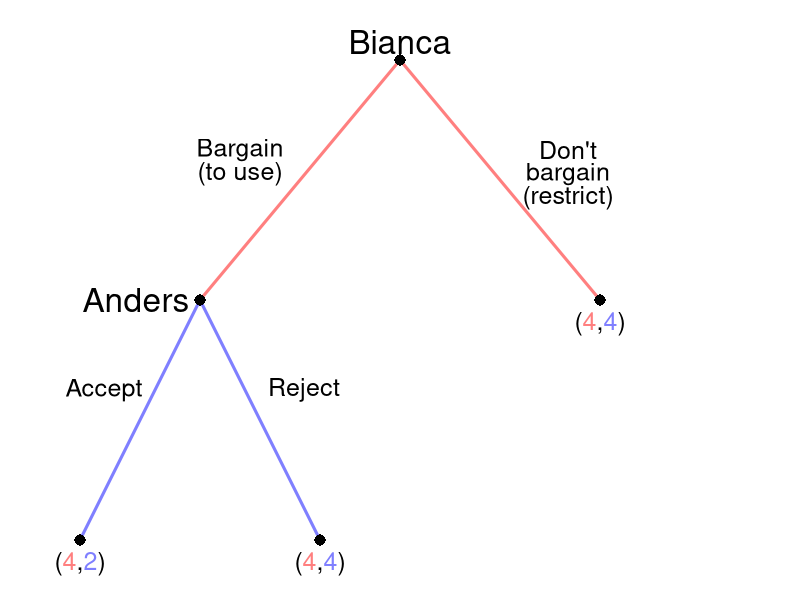

Reproduce this figure in R.
require(shape)
pdf(file = "what_can_markets_do/sequential_coase_restricted.pdf", width = 9, height = 7)

#Set parameters for graphics
axislabelsize <- 1.5
labelsize <- 2
actionlabelsize <- 1.5
graphlinewidth <- 3
segmentlinewidth <- 2
nodesize <- 1.5
fadelevel <- 1

COL <- c("#7fc97f", "#beaed4", "#fdc086", "#ffff99", "#386cb0", "#f0027f", "#bf5b17", "#666666")
COLA <- c("#99d8c9","#66c2a4","#41ae76", "#238b45", "#005824")
COLB <- c("#4eb3d3", "#2b8cbe", "#0868ac","#084081")

par(mar =  c(0, 0, 0, 0))

xlims <- c(0, 10)
ylims <- c(0, 10)

npts <- 501 
x <- seq(xlims[1], xlims[2], length.out = npts)
y <- seq(ylims[1], ylims[2], length.out = npts) 

plot(0, 0, xlim = xlims, ylim = ylims, type = "n",
     xlab = expression(paste("")),
     ylab = expression(paste("")), 
     xaxt = "n", 
     yaxt = "n", 
     cex.lab = axislabelsize, 
     bty = "n",
     xaxs="i", 
     yaxs="i")

ticksy <- seq(from = 0, to = ylims[2], by = 2)
ylabels <- seq(from = 0, to = ylims[2], by = 2)
ticksx <- seq(from = 0, to = xlims[2], by = 2)
xlabels <- seq(from = 0, to = xlims[2], by = 2)

#segments(5, 9, 2.5, 5, lty = 1, col = rgb(0, 0, 1, 0.5), lwd = graphlinewidth)
#Plant late
segments(5, 9, 7.5, 5, lty = 1, col = rgb(1, 0, 0, 0.5), lwd = graphlinewidth)

#Branches for Bianca
#From Anders planting early
#Bianca plants early
#Arrows(2.5, 5, 1, 1, col = rgb(1, 0, 0, 0.5), lty = 1, lwd = 3, arr.type = "triangle")
segments(2.5, 5, 1, 1, lty = 1, col = rgb(0, 0, 1, 0.5), lwd = graphlinewidth)
#Bianca plants late
segments(2.5, 5, 4, 1, lty = 1, col = rgb(0, 0, 1, 0.5), lwd = graphlinewidth)

#Branches for Anders
#Plant early
#Arrows(5, 9, 2.5, 5, col = rgb(0, 0, 1, 0.5), lty = 1, lwd = 3, arr.type = "triangle")
segments(5, 9, 2.5, 5, col = rgb(1, 0, 0, 0.5), lty = 1, lwd = 3)

#From Anders plants late
#Bianca plants early
#segments(7.5, 5, 10, 1, lty = 1, col = rgb(1, 0, 0, 0.5), lwd = graphlinewidth)


#Bianca plants late
#segments(7.5, 5, 9, 1, lty = 1, col = rgb(0, 0, 1, 0.5), lwd = graphlinewidth)

#Initial node
points(5, 9, pch = 16, col = "black", cex = nodesize)

#P1 Nodes
points(2.5, 5, pch = 16, col = "black", cex = nodesize)
points(7.5, 5, pch = 16, col = rgb(0,0,0,fadelevel), cex = nodesize)

#P2 Terminal Nodes
points(1, 1, pch = 16, col = "black", cex = nodesize)
points(4, 1, pch = 16, col = rgb(0,0,0,fadelevel), cex = nodesize)
#points(6, 1, pch = 16, col = rgb(0,0,0,fadelevel), cex = nodesize)
#points(9, 1, pch = 16, col = rgb(0,0,0,fadelevel), cex = nodesize)
#points(10, 1, pch = 16, col = rgb(0,0,0,fadelevel), cex = nodesize)

text(5, 9.3, expression(paste("Bianca")), cex = labelsize)
text(3, 7.5, expression(paste("Bargain")), cex = actionlabelsize)
text(3, 7.1, expression(paste("(to use)")), cex = actionlabelsize)
text(7.1, 7.5, expression(paste("Don't")), cex = actionlabelsize, col = rgb(0, 0, 0, fadelevel))
text(7.1, 7.1, expression(paste("bargain")), cex = actionlabelsize, col = rgb(0, 0, 0, fadelevel))
text(7.1, 6.7, expression(paste("(restrict)")), cex = actionlabelsize, col = rgb(0, 0, 0, fadelevel))


text(1.7, 5, expression(paste("Anders")), cex = labelsize)
text(1.3, 3.5, expression(paste("Accept")), cex = actionlabelsize)
#text(1.3, 3.1, expression(paste("early")), cex = actionlabelsize)
text(3.8, 3.5, expression(paste("Reject")), cex = actionlabelsize, col = rgb(0,0,0,fadelevel))
#text(3.8, 3.1, expression(paste("late")), cex = actionlabelsize, col = rgb(0,0,0,fadelevel))


#text(8.2, 5, expression(paste("Anders")), cex = labelsize, col = rgb(0,0,0,fadelevel))
#text(9.1, 3.5, expression(paste("Restrict")), cex = actionlabelsize, col = rgb(0,0,0,fadelevel))
#text(6.1, 3.1, expression(paste("early")), cex = actionlabelsize, col = rgb(0,0,0,fadelevel))
#text(9.1, 3.5, expression(paste("Use")), cex = actionlabelsize, col = rgb(0,0,0,fadelevel))
#text(9.1, 3.1, expression(paste("unrestricted")), cex = actionlabelsize, col = rgb(0,0,0,fadelevel))

#Payoffs 
text(1, .6, expression("(" * phantom("4") * "," * phantom("2") * ")"), cex = actionlabelsize)
text(1, .6, expression(phantom("(") * "4" * phantom(",") * phantom("2") * phantom(")")), col = rgb(1, 0, 0, 0.5),  cex = actionlabelsize)
text(1, .6, expression(phantom("(") * phantom("4") * phantom(",") * "2" * phantom(")")), col = rgb(0, 0, 1, 0.5), cex = actionlabelsize)

text(4, .6, expression("(" * phantom("4") * "," * phantom("4") * ")"), cex = actionlabelsize)
text(4, .6, expression(phantom("(") * "4" * phantom(",") * phantom("4") * phantom(")")), col = rgb(1, 0, 0, 0.5),  cex = actionlabelsize)
text(4, .6, expression(phantom("(") * phantom("4") * phantom(",") * "4" * phantom(")")), col = rgb(0, 0, 1, 0.5), cex = actionlabelsize)

text(7.5, 4.6, expression("(" * phantom("4") * "," * phantom("4") * ")"), cex = actionlabelsize)
text(7.5, 4.6, expression(phantom("(") * "4" * phantom(",") * phantom("4") * phantom(")")), col = rgb(1, 0, 0, 0.5),  cex = actionlabelsize)
text(7.5, 4.6, expression(phantom("(") * phantom("4") * phantom(",") * "4" * phantom(")")), col = rgb(0, 0, 1, 0.5), cex = actionlabelsize)

#text(6, .6, expression("(4, 4)"), cex = actionlabelsize, col = rgb(0,0,0,fadelevel))
#text(9, .6, expression("(1, 0)"), cex = actionlabelsize, col = rgb(0,0,0,fadelevel))

#Cutting branch plant late when A plants early
# segments(2.6, 3.9, 3.1, 4.4, lty = 1, col = rgb(0,0,0,fadelevel), lwd = graphlinewidth)
# segments(2.8, 3.25, 3.3, 3.75, lty = 1, col = rgb(0,0,0,fadelevel), lwd = graphlinewidth)
# segments(3, 2.65, 3.5, 3.15, lty = 1, col = rgb(0,0,0,fadelevel), lwd = graphlinewidth)
# segments(3.2, 2.05, 3.7, 2.55, lty = 1, col = rgb(0,0,0,fadelevel), lwd = graphlinewidth)
# segments(3.4, 1.45, 3.9, 1.95, lty = 1, col = rgb(0,0,0,fadelevel), lwd = graphlinewidth)


#Cutting branch plant late when A plants
# segments(7.4, 3.9, 6.9, 4.4, lty = 1, col = rgb(0,0,0,fadelevel), lwd = graphlinewidth)
# segments(7.2, 3.25, 6.7, 3.75, lty = 1, col = rgb(0,0,0,fadelevel), lwd = graphlinewidth)
# segments(7, 2.65, 6.5, 3.15, lty = 1, col = rgb(0,0,0,fadelevel), lwd = graphlinewidth)
# segments(6.8, 2.05, 6.3, 2.55, lty = 1, col = rgb(0,0,0,fadelevel), lwd = graphlinewidth)
# segments(6.6, 1.45, 6.1, 1.95, lty = 1, col = rgb(0,0,0,fadelevel), lwd = graphlinewidth)

#Cutting branch plant late for A given B's actions
# segments(5.25, 7.9, 5.75, 8.4, lty = 1, col = rgb(0,0,0,fadelevel), lwd = graphlinewidth)
# segments(5.65, 7.3, 6.15, 7.8, lty = 1, col = rgb(0,0,0,fadelevel), lwd = graphlinewidth)
# segments(6.05, 6.7, 6.55, 7.2, lty = 1, col = rgb(0,0,0,fadelevel), lwd = graphlinewidth)
# segments(6.45, 6.1, 6.95, 6.6, lty = 1, col = rgb(0,0,0,fadelevel), lwd = graphlinewidth)
# segments(6.85, 5.5, 7.35, 6, lty = 1, col = rgb(0,0,0,fadelevel), lwd = graphlinewidth)


dev.off()
